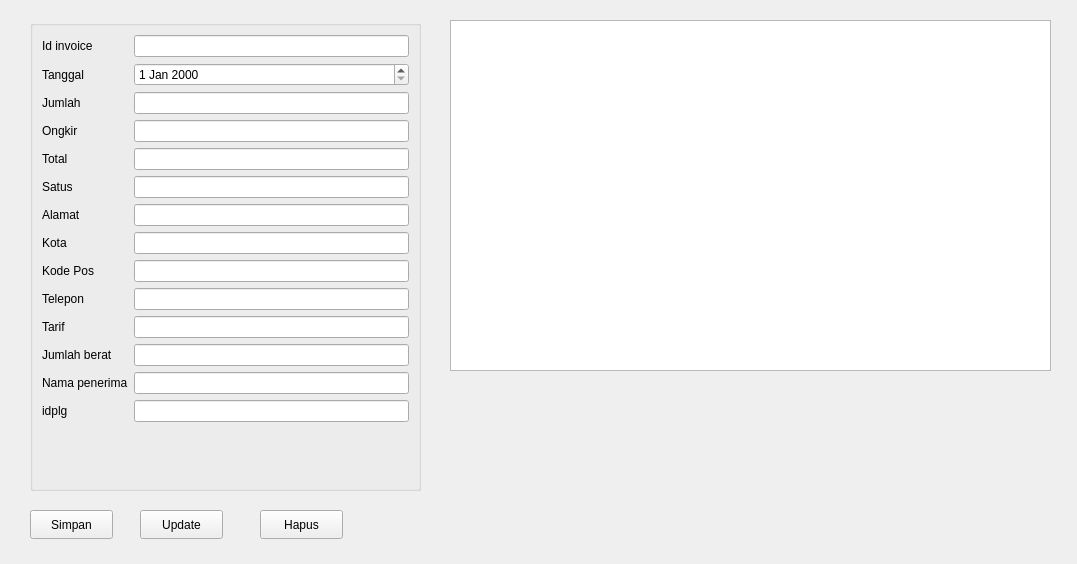
<?xml version="1.0" encoding="UTF-8"?>
<ui version="4.0">
 <class>FormInvoice</class>
 <widget class="QWidget" name="FormInvoice">
  <property name="geometry">
   <rect>
    <x>0</x>
    <y>0</y>
    <width>1077</width>
    <height>564</height>
   </rect>
  </property>
  <property name="windowTitle">
   <string>Form</string>
  </property>
  <widget class="QPushButton" name="pushButton_3">
   <property name="geometry">
    <rect>
     <x>260</x>
     <y>510</y>
     <width>83</width>
     <height>29</height>
    </rect>
   </property>
   <property name="text">
    <string>Hapus</string>
   </property>
  </widget>
  <widget class="QPushButton" name="pushButton">
   <property name="geometry">
    <rect>
     <x>30</x>
     <y>510</y>
     <width>83</width>
     <height>29</height>
    </rect>
   </property>
   <property name="text">
    <string>Simpan</string>
   </property>
  </widget>
  <widget class="QGroupBox" name="formGroupBox">
   <property name="geometry">
    <rect>
     <x>30</x>
     <y>20</y>
     <width>391</width>
     <height>471</height>
    </rect>
   </property>
   <layout class="QFormLayout" name="formLayout">
    <item row="0" column="0">
     <widget class="QLabel" name="idInvoiceLabel">
      <property name="text">
       <string>Id invoice</string>
      </property>
     </widget>
    </item>
    <item row="0" column="1">
     <widget class="QLineEdit" name="idInvoiceLineEdit"/>
    </item>
    <item row="1" column="0">
     <widget class="QLabel" name="tanggalLabel">
      <property name="text">
       <string>Tanggal</string>
      </property>
     </widget>
    </item>
    <item row="1" column="1">
     <widget class="QDateEdit" name="tanggalDateEdit"/>
    </item>
    <item row="2" column="0">
     <widget class="QLabel" name="jumlahLabel">
      <property name="text">
       <string>Jumlah</string>
      </property>
     </widget>
    </item>
    <item row="2" column="1">
     <widget class="QLineEdit" name="jumlahLineEdit"/>
    </item>
    <item row="3" column="0">
     <widget class="QLabel" name="ongkirLabel">
      <property name="text">
       <string>Ongkir</string>
      </property>
     </widget>
    </item>
    <item row="3" column="1">
     <widget class="QLineEdit" name="ongkirLineEdit"/>
    </item>
    <item row="4" column="0">
     <widget class="QLabel" name="totalLabel">
      <property name="text">
       <string>Total</string>
      </property>
     </widget>
    </item>
    <item row="4" column="1">
     <widget class="QLineEdit" name="totalLineEdit"/>
    </item>
    <item row="5" column="0">
     <widget class="QLabel" name="satusLabel">
      <property name="text">
       <string>Satus</string>
      </property>
     </widget>
    </item>
    <item row="5" column="1">
     <widget class="QLineEdit" name="satusLineEdit"/>
    </item>
    <item row="6" column="0">
     <widget class="QLabel" name="alamatLabel">
      <property name="text">
       <string>Alamat</string>
      </property>
     </widget>
    </item>
    <item row="6" column="1">
     <widget class="QLineEdit" name="alamatLineEdit"/>
    </item>
    <item row="7" column="0">
     <widget class="QLabel" name="kotaLabel">
      <property name="text">
       <string>Kota</string>
      </property>
     </widget>
    </item>
    <item row="7" column="1">
     <widget class="QLineEdit" name="kotaLineEdit"/>
    </item>
    <item row="8" column="0">
     <widget class="QLabel" name="kodePosLabel">
      <property name="text">
       <string>Kode Pos</string>
      </property>
     </widget>
    </item>
    <item row="8" column="1">
     <widget class="QLineEdit" name="kodePosLineEdit"/>
    </item>
    <item row="9" column="0">
     <widget class="QLabel" name="teleponLabel">
      <property name="text">
       <string>Telepon</string>
      </property>
     </widget>
    </item>
    <item row="9" column="1">
     <widget class="QLineEdit" name="teleponLineEdit"/>
    </item>
    <item row="10" column="0">
     <widget class="QLabel" name="tarifLabel">
      <property name="text">
       <string>Tarif</string>
      </property>
     </widget>
    </item>
    <item row="10" column="1">
     <widget class="QLineEdit" name="tarifLineEdit"/>
    </item>
    <item row="11" column="0">
     <widget class="QLabel" name="jumlahBeratLabel">
      <property name="text">
       <string>Jumlah berat</string>
      </property>
     </widget>
    </item>
    <item row="11" column="1">
     <widget class="QLineEdit" name="jumlahBeratLineEdit"/>
    </item>
    <item row="12" column="0">
     <widget class="QLabel" name="namaPenerimaLabel">
      <property name="text">
       <string>Nama penerima</string>
      </property>
     </widget>
    </item>
    <item row="12" column="1">
     <widget class="QLineEdit" name="namaPenerimaLineEdit"/>
    </item>
    <item row="13" column="0">
     <widget class="QLabel" name="idplgLabel">
      <property name="text">
       <string>idplg</string>
      </property>
     </widget>
    </item>
    <item row="13" column="1">
     <widget class="QLineEdit" name="idplgLineEdit"/>
    </item>
   </layout>
  </widget>
  <widget class="QPushButton" name="pushButton_2">
   <property name="geometry">
    <rect>
     <x>140</x>
     <y>510</y>
     <width>83</width>
     <height>29</height>
    </rect>
   </property>
   <property name="text">
    <string>Update</string>
   </property>
  </widget>
  <widget class="QTableView" name="tableInvoice">
   <property name="geometry">
    <rect>
     <x>450</x>
     <y>20</y>
     <width>601</width>
     <height>351</height>
    </rect>
   </property>
  </widget>
 </widget>
 <resources/>
 <connections/>
</ui>
